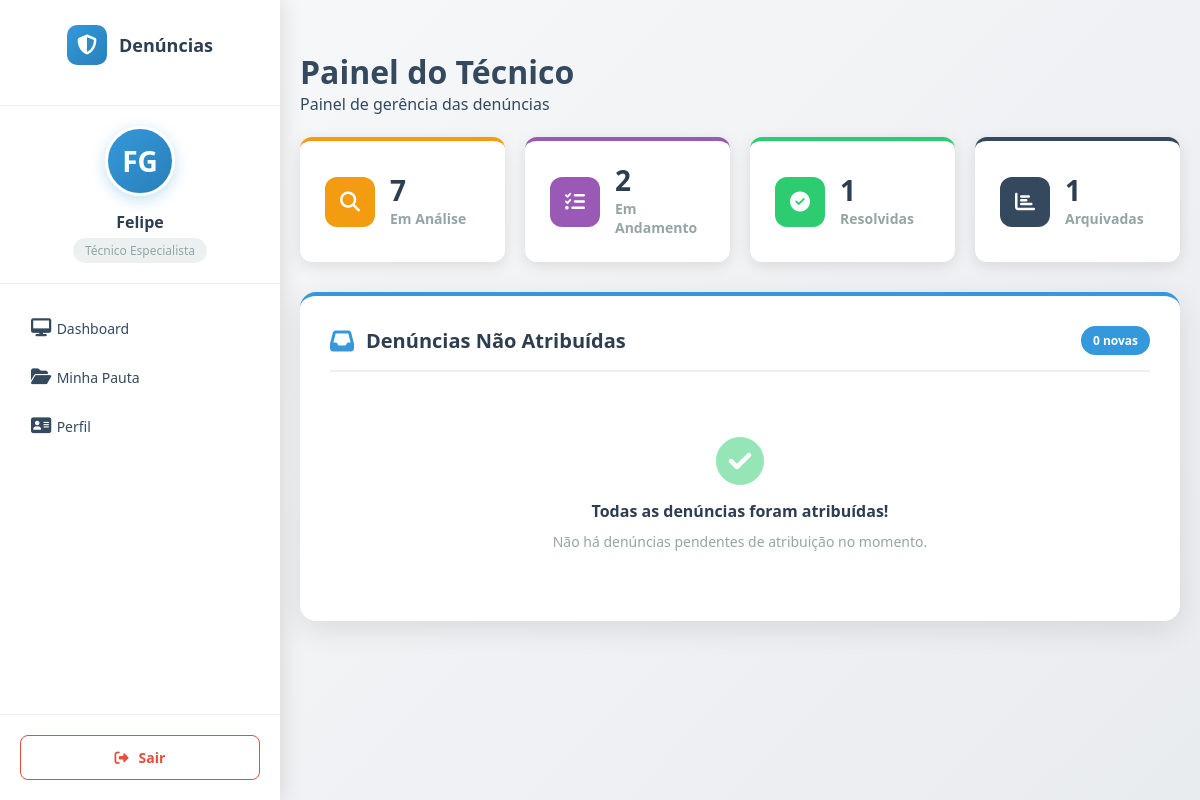
Before: /tecnico/dashboard/ (signed in) with the older database file.
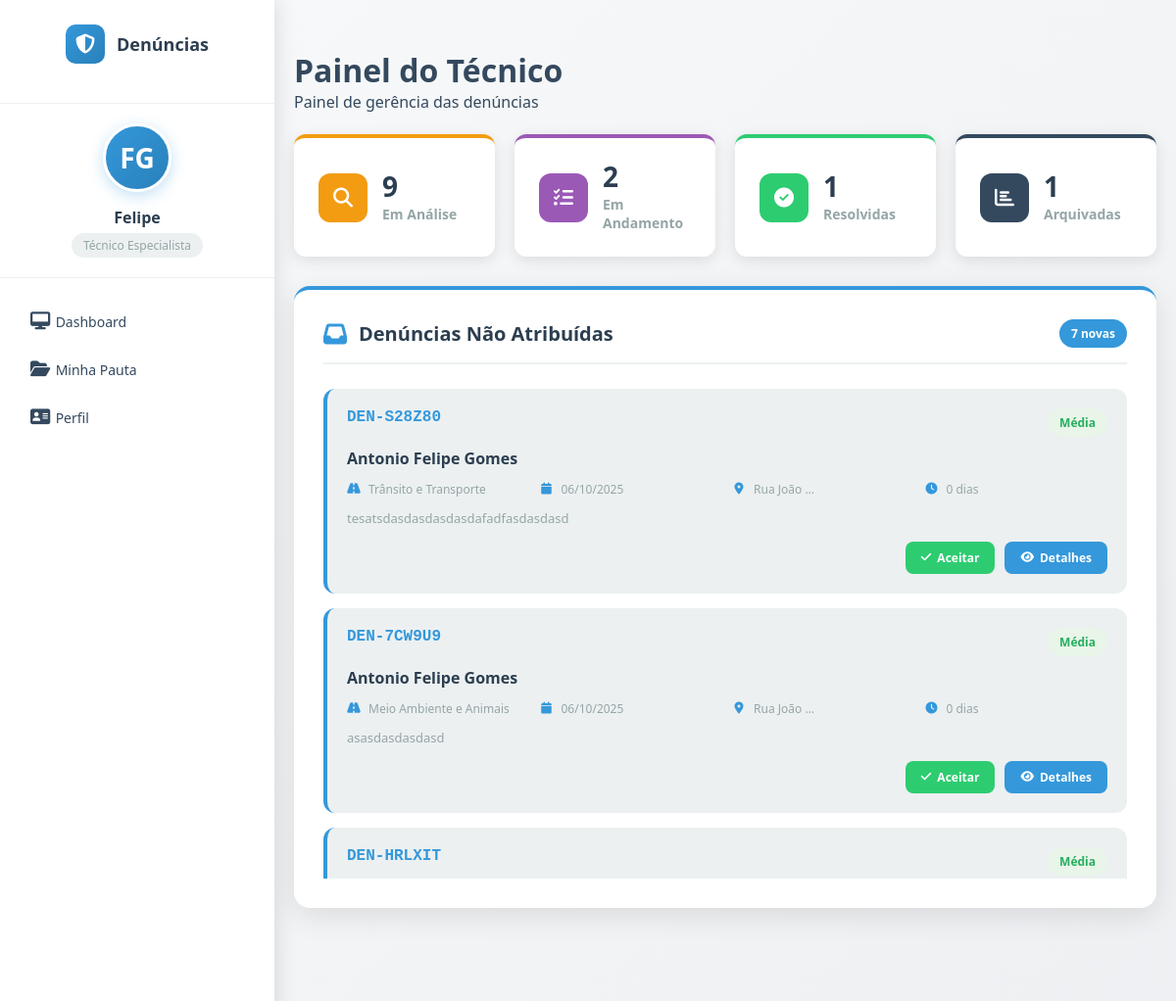
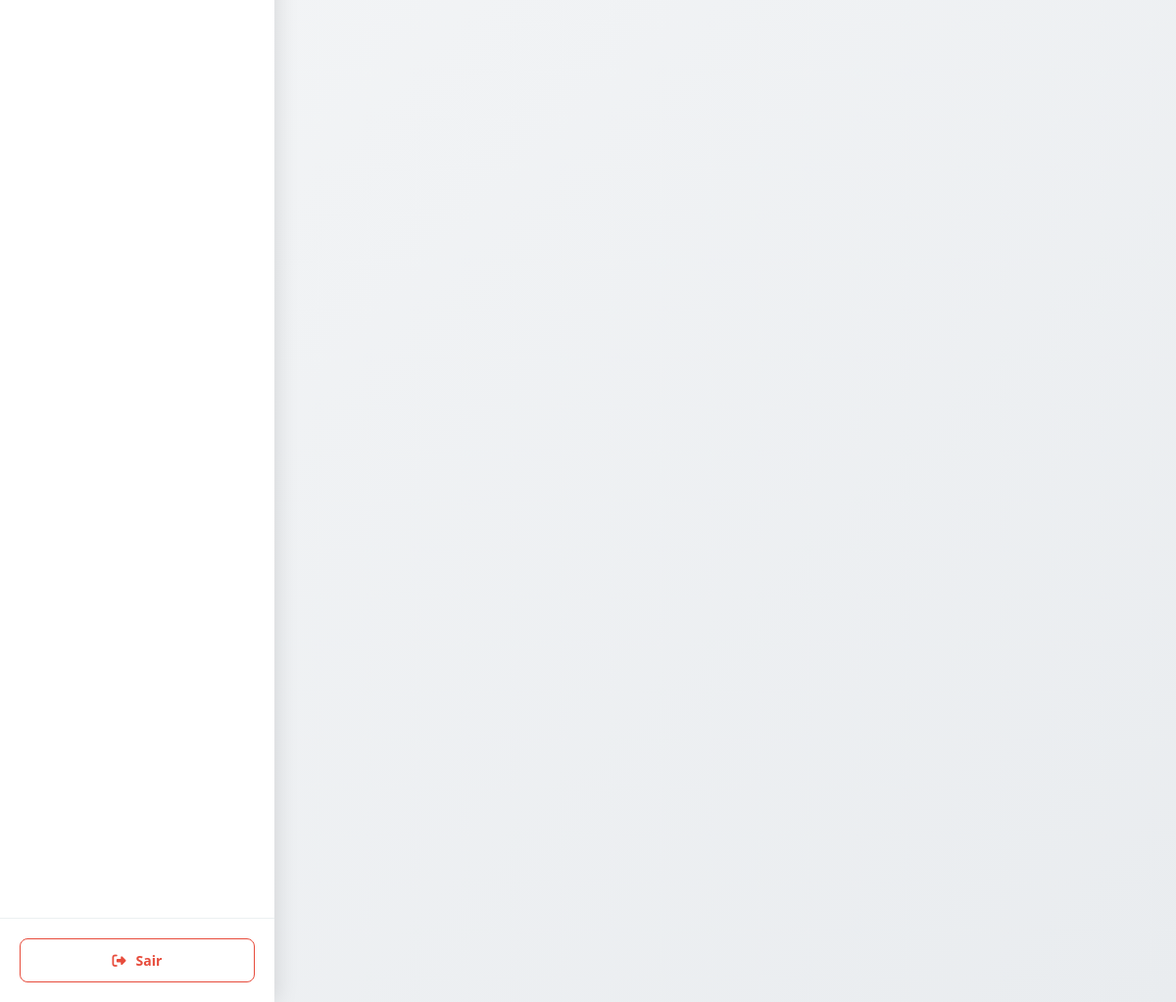
After: the same page with the newer database file (2 pictures, top to bottom).
### denuncias/models.py (models this page shows, shortened)
class Denuncia(models.Model):
    STATUS_CHOICES = [
        ('NÃO_ATRIBUIDO', 'Aguardando Atribuição'),
        ('RECEBIDA', 'Recebida'),
        ('EM_ANALISE', 'Em Análise'),
        ('EM_ANDAMENTO', 'Em Andamento'),
        ('RESOLVIDA', 'Resolvida'),
        ('ARQUIVADA', 'Arquivada'),
    ]
    PRIORIDADE_CHOICES = [
        ('BAIXA', 'Baixa'),
        ('MEDIA', 'Média'),
        ('ALTA', 'Alta'),
        ('URGENTE', 'Urgente'),
    ]
    protocolo = models.CharField(
        max_length=10,
        primary_key=True,
        blank=True,
        editable=False,
        unique=True,
        verbose_name="Número do Protocolo"
    )
    titulo = models.CharField(
        max_length=200,
        verbose_name="Título da Denúncia",
        help_text="Título resumido do problema"
    )
    descricao = models.TextField(
        verbose_name="Descrição Detalhada",
        help_text="Descreva o problema em detalhes"
    )
    endereco = models.CharField(
        max_length=255,
        verbose_name="Localização",
        help_text="Endereço ou local onde ocorreu o problema"
    )
    ponto_referencia = models.CharField(
        max_length=255,
        blank=True,
        null=True,
        verbose_name="Ponto de Referência",
        help_text="Ponto de referência próximo (opcional)"
    )
    categoria = models.ForeignKey(
        Categoria,
        on_delete=models.PROTECT,
        related_name='denuncias',
        verbose_name="Categoria do Problema"
    )
    status = models.CharField(
        max_length=20,
        choices=STATUS_CHOICES,
        default='NÃO_ATRIBUIDO',
        verbose_name="Status da Denúncia"
    )
    prioridade = models.CharField(
        max_length=20,
        choices=PRIORIDADE_CHOICES,
        default='MEDIA',
        verbose_name="Prioridade"
    )
    contato = models.CharField(
        max_length=100,
        blank=True,
        null=True,
        verbose_name="Contato",
        help_text="Telefone ou e-mail para retorno (opcional)"
    )
    foto = models.ImageField(
        upload_to='denuncias/',
        blank=True,
        null=True,
        verbose_name="Foto do Problema",
        help_text="Faça upload de uma foto que mostre o problema",
        validators=[
            FileExtensionValidator(
                allowed_extensions=['jpg', 'jpeg', 'png', 'gif'],
                message="Somente imagens JPG, JPEG, PNG ou GIF são permitidas"
            )
        ]
    )
    data_criacao = models.DateTimeField(
        auto_now_add=True,
        verbose_name="Data de Criação"
    )
    data_atualizacao = models.DateTimeField(
        auto_now=True,
        verbose_name="Última Atualização"
    )
    data_previsao_resolucao = models.DateField(
        blank=True,
        null=True,
        verbose_name="Previsão de Resolução"
    )
    data_resolucao = models.DateField(
        blank=True,
        null=True,
        verbose_name="Data de Resolução"
    )
    resolucao = models.TextField(
        blank=True,
        null=True,
        verbose_name="Solução Aplicada",
        help_text="Descrição de como o problema foi resolvido"
    )
    observacoes_internas = models.TextField(
        blank=True,
        null=True,
        verbose_name="Observações Internas",
        help_text="Observações para uso da equipe administrativa"
    )
    tecnico = models.ForeignKey(
    'auth.User',
    null=True,
    blank=True,
    on_delete=models.SET_NULL,
    related_name='denuncias_atribuidas',
    verbose_name="Técnico Responsável"
    )
    class Meta:
        verbose_name = 'Denúncia'
        verbose_name_plural = 'Denúncias'
        ordering = ['-data_criacao']
        indexes = [
            models.Index(fields=['status']),
            models.Index(fields=['prioridade']),
            models.Index(fields=['data_criacao']),
            models.Index(fields=['categoria']),
        ]
    @property
    def dias_em_aberto(self):
        return (timezone.now().date() - self.data_criacao.date()).days

class Categoria(models.Model):
    nome = models.CharField(max_length=100, unique=True)
    descricao = models.TextField(blank=True, null=True, help_text="Descrição opcional da categoria")
    ativo = models.BooleanField(default=True, help_text="Se a categoria está ativa para uso")
    ordem = models.PositiveIntegerField(default=0, help_text="Ordem de exibição da categoria")
    class Meta:
        verbose_name = 'Categoria'
        verbose_name_plural = 'Categorias'
        ordering = ['ordem', 'nome']

### tecnico/views.py (the view)
# urls.py: path("dashboard/", views.denuncia_list, name="dashboard"),
@login_required
def denuncia_list(request):
    denuncias = Denuncia.objects.filter(status='NÃO_ATRIBUIDO')
    denuncias_em_analise = Denuncia.objects.filter(status='EM_ANALISE', tecnico=request.user)
    denuncias_em_andamento = Denuncia.objects.filter(status='EM_ANDAMENTO', tecnico=request.user)
    denuncias_resolvidas = Denuncia.objects.filter(status='RESOLVIDA', tecnico=request.user)
    denuncias_arquivadas = Denuncia.objects.filter(status='ARQUIVADA', tecnico=request.user)
    return render(request, 'dashboard.html', {
        'denuncias': denuncias,
        'denuncias_em_analise': denuncias_em_analise,
        'denuncias_em_andamento': denuncias_em_andamento,
        'denuncias_resolvidas': denuncias_resolvidas,
        'denuncias_arquivadas': denuncias_arquivadas,
    })

### tecnico/templates/dashboard.html (shortened to what this page needs)
{% extends "tecnico/base.html" %}
{% load static %}
{% block content %}
    <div class="header">
        <div class="user-info">
            <div class="user-details">
                <h1>Painel do Técnico</h1>
                <p>Painel de gerência das denúncias</p>
            </div>
        </div>
    </div>
    <br>
<div class="container">
    <div class="status-cards">
        <div class="status-card card-em-analise">
            <div class="status-icon">
                <i class="fas fa-search"></i>
            </div>
            <div class="status-info">
                <div class="status-number">{{ denuncias_em_analise.count }}</div>
                <div class="status-label">Em Análise</div>
            </div>
        </div>
        <div class="status-card card-em-andamento">
            <div class="status-icon">
                <i class="fas fa-tasks"></i>
            </div>
            <div class="status-info">
                <div class="status-number">{{ denuncias_em_andamento.count }}</div>
                <div class="status-label">Em Andamento</div>
            </div>
        </div>
        <div class="status-card card-resolvidas">
            <div class="status-icon">
                <i class="fas fa-check-circle"></i>
            </div>
            <div class="status-info">
                <div class="status-number">{{ denuncias_resolvidas.count }}</div>
                <div class="status-label">Resolvidas</div>
            </div>
        </div>
        <div class="status-card card-total">
            <div class="status-icon">
                <i class="fas fa-chart-bar"></i>
            </div>
            <div class="status-info">
                <div class="status-number">{{ denuncias_arquivadas.count }}</div>
                <div class="status-label">Arquivadas</div>
            </div>
        </div>
    </div>
</div>
<div class="dashboard">
    <div class="card">
        <div class="card-header">
            <div class="card-title">
                <i class="fas fa-inbox"></i>
                Denúncias Não Atribuídas
            </div>
            <span class="badge badge-primary">{{ denuncias.count }} novas</span>
        </div>
        <div class="denuncia-list">
            {% for denuncia in denuncias %}
            <div class="denuncia-item" onclick="openDenunciaModal('{{ denuncia.protocolo }}')">
                <div class="denuncia-header">
                    <div class="denuncia-protocolo">{{ denuncia.protocolo }}</div>
                    <div class="denuncia-prioridade prioridade-{{ denuncia.prioridade|lower }}">
                        {{ denuncia.get_prioridade_display }}
                    </div>
                </div>
                <div class="denuncia-titulo">{{ denuncia.titulo }}</div>
                <div class="denuncia-info">
                    <div class="info-item">
                        <i class="fas fa-{{ denuncia.categoria.icone|default:'road' }}"></i>
                        {{ denuncia.categoria.nome }}
                    </div>
                    <div class="info-item">
                        <i class="fas fa-calendar"></i>
                        {{ denuncia.data_criacao|date:"d/m/Y" }}
                    </div>
                    <div class="info-item">
                        <i class="fas fa-map-marker-alt"></i>
                        {{ denuncia.endereco|truncatewords:2 }}
                    </div>
                    <div class="info-item">
                        <i class="fas fa-clock"></i>
                        {{ denuncia.dias_em_aberto }} dia{{ denuncia.dias_em_aberto|pluralize }}
                    </div>
                </div>
                <div class="denuncia-descricao">
                    {{ denuncia.descricao|truncatewords:20 }}
                </div>
                <div class="denuncia-actions">
                    <button class="btn btn-success" onclick="event.stopPropagation(); aceitarDenuncia('{{ denuncia.protocolo }}')">
                        <i class="fas fa-check"></i> Aceitar
                    </button>
                    <a class="btn btn-primary" href="{% url 'tecnico:denuncia_detail' denuncia.protocolo %}" onclick="event.stopPropagation();">
                        <i class="fas fa-eye"></i> Detalhes
                    </a>
                </div>
            </div>
            {% empty %}
            <div class="empty-state">
                <i class="fas fa-check-circle"></i>
                <h4>Todas as denúncias foram atribuídas!</h4>
                <p>Não há denúncias pendentes de atribuição no momento.</p>
            </div>
            {% endfor %}
        </div>
    </div>
</div>
{% endblock content %}

### tecnico/templates/tecnico/base.html (shortened to what this page needs)
<!DOCTYPE html>
<html lang="pt-BR">
<head>
    <link rel="stylesheet" href="https://cdnjs.cloudflare.com/ajax/libs/font-awesome/6.4.0/css/all.min.css">
</head>
<body>
    <div class="sidebar" id="sidebar">
        <div class="sidebar-header">
            <div class="logo">
                <div class="logo-icon">
                    <i class="fas fa-shield-alt"></i>
                </div>
                <div class="logo-text">Denúncias</div>
            </div>
        </div>
        <div class="user-profile">
            <div class="user-avatar">{{ user.first_name|first|upper }}{{ user.last_name|first|upper }}</div>
            <div class="user-name"> {{ user.first_name }} </div>
            <div class="user-role">Técnico Especialista</div>
        </div>
        <div class="sidebar-menu">
            <a href="{% url 'tecnico:dashboard' %}" class="menu-item active">
                <span class="menu-text"><i class='fas fa-desktop'></i>
                       Dashboard</span>
            </a>
            <a href="{% url 'tecnico:minhas_denuncias' %}" class="menu-item">
                <span class="menu-text"><i class='fas fa-folder-open'></i>   Minha Pauta</span>
            </a>
            <a href="{% url 'tecnico:perfil' %}" class="menu-item">
                <span class="menu-text"><i class='fas fa-address-card'></i>
                        Perfil</span>
            </a>
        </div>
        <div class="sidebar-footer">
            <button class="logout-btn" onclick="logout()">
                <i class="fas fa-sign-out-alt"></i>
                Sair
            </button>
        </div>
    </div>
    <div class="main-content">
        <div class="container">
            {% block content %}
            {% endblock %}
        </div>
    </div>
</body>
</html>

### tecnico/templates/dashboard.html (style rules this page uses)
.status-cards { display: grid; grid-template-columns: repeat(auto-fit, minmax(200px, 1fr)); gap: 20px; margin-bottom: 30px; }
.status-card { background: white; border-radius: 12px; padding: 25px; box-shadow: 0 4px 15px rgba(0, 0, 0, 0.1); display: flex; align-items: center; gap: 15px; transition: all 0.3s ease; border-top: 4px solid transparent; }
.card-em-analise { border-top-color: #f39c12; }
.card-em-andamento { border-top-color: #9b59b6; }
.card-resolvidas { border-top-color: #2ecc71; }
.card-total { border-top-color: #34495e; }
.status-icon { width: 50px; height: 50px; border-radius: 12px; display: flex; align-items: center; justify-content: center; font-size: 20px; color: white; }
.card-em-analise .status-icon { background: #f39c12; }
.card-em-andamento .status-icon { background: #9b59b6; }
.card-resolvidas .status-icon { background: #2ecc71; }
.card-total .status-icon { background: #34495e; }
.status-info { flex: 1; }
.status-number { font-size: 28px; font-weight: bold; color: var(--secondary); line-height: 1; margin-bottom: 5px; }
.status-label { font-size: 14px; color: var(--gray); font-weight: 600; }
.denuncia-item { background: var(--light); border-radius: 12px; padding: 20px; margin-bottom: 15px; border-left: 4px solid var(--primary); transition: all 0.3s ease; cursor: pointer; }
.denuncia-header { display: flex; justify-content: space-between; align-items: flex-start; margin-bottom: 12px; }
.denuncia-protocolo { font-family: 'Courier New', monospace; font-weight: bold; color: var(--primary); font-size: 16px; }
.denuncia-prioridade { padding: 6px 12px; border-radius: 15px; font-size: 12px; font-weight: bold; }
.prioridade-media { background: #e8f5e8; color: #27ae60; }
.denuncia-titulo { font-weight: 600; color: var(--secondary); margin-bottom: 12px; font-size: 16px; line-height: 1.3; }
.denuncia-info { display: grid; grid-template-columns: repeat(auto-fit, minmax(150px, 1fr)); gap: 10px; margin-bottom: 12px; }
.info-item { display: flex; align-items: center; gap: 8px; font-size: 12px; color: var(--gray); }
.info-item i { color: var(--primary); width: 14px; text-align: center; }
.denuncia-descricao { color: var(--gray); font-size: 13px; line-height: 1.4; margin-bottom: 15px; display: -webkit-box; -webkit-line-clamp: 2; -webkit-box-orient: vertical; overflow: hidden; }
.denuncia-actions { display: flex; gap: 10px; justify-content: flex-end; }
.btn { padding: 8px 16px; border: none; border-radius: 8px; font-size: 12px; font-weight: 600; cursor: pointer; transition: all 0.3s ease; display: flex; align-items: center; gap: 6px; text-decoration: none; }
.btn-success { background: var(--success); color: white; }
.btn-primary { background: var(--primary); color: white; }

Changed rows visible on the page:
added Denuncia: protocolo "DEN-S28Z80", prioridade "Média", titulo "Antonio Felipe Gomes", categoria.nome "Trânsito e Transporte", data_criacao "06/10/2025", endereco "Rua João …", dias_em_aberto "0", descricao "tesatsdasdasdasdasdafadfasdasdasd"
added Denuncia: protocolo "DEN-7CW9U9", prioridade "Média", titulo "Antonio Felipe Gomes", categoria.nome "Meio Ambiente e Animais", data_criacao "06/10/2025", endereco "Rua João …", dias_em_aberto "0", descricao "asasdasdasdasd"
added Denuncia: protocolo "DEN-HRLXIT", prioridade "Média"
Other visible differences:
{{ denuncias_em_analise.count }}: "7" → "9"
{{ denuncias.count }}: "0" → "7"
text no longer shown: "Todas as denúncias foram atribuídas! Não há denúncias pendentes de atribuição no momento."
